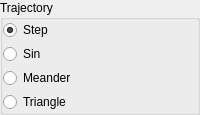
              <widget class="QGroupBox" name="MitTrajectoryGroupBox">
               <property name="title">
                <string>Trajectory</string>
               </property>
               <layout class="QVBoxLayout" name="verticalLayout_7">
                <property name="spacing">
                 <number>4</number>
                </property>
                <property name="leftMargin">
                 <number>0</number>
                </property>
                <property name="topMargin">
                 <number>0</number>
                </property>
                <property name="rightMargin">
                 <number>0</number>
                </property>
                <property name="bottomMargin">
                 <number>0</number>
                </property>
                <item>
                 <widget class="QRadioButton" name="MitStepRadioBtn">
                  <property name="text">
                   <string>Step</string>
                  </property>
                  <property name="checked">
                   <bool>true</bool>
                  </property>
                 </widget>
                </item>
                <item>
                 <widget class="QRadioButton" name="MitSinRadioBtn">
                  <property name="text">
                   <string>Sin</string>
                  </property>
                 </widget>
                </item>
                <item>
                 <widget class="QRadioButton" name="MitMeanderRadioBtn">
                  <property name="text">
                   <string>Meander</string>
                  </property>
                 </widget>
                </item>
                <item>
                 <widget class="QRadioButton" name="MitTriangleRadioBtn">
                  <property name="text">
                   <string>Triangle</string>
                  </property>
                 </widget>
                </item>
               </layout>
              </widget>
